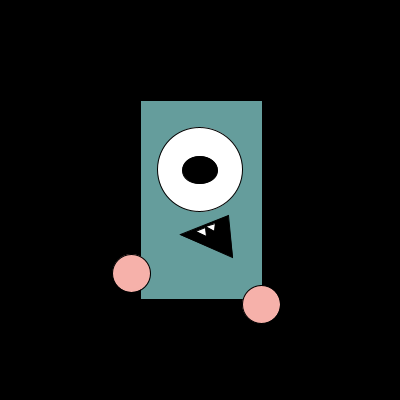
Frame 1 (no input)
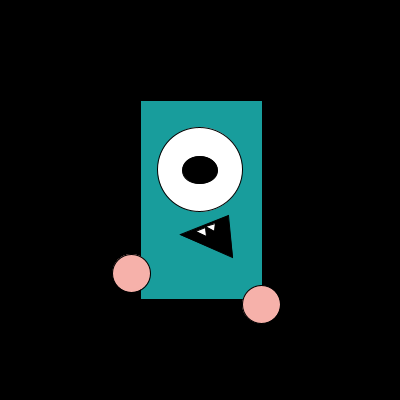
Frame 60 (the mouse pressed at the canvas centre just before this capture)
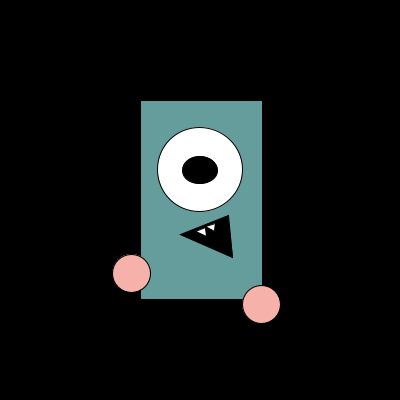
Frame 120 (the mouse held since frame 60 and released just before this capture)

The Processing sketch that drew these frames (run headless with seeded random() and noise(); from frame 60 on, the mouse is pressed at the canvas centre):

// Processing sketch: processing_95684
// ── processing_95684.pde

//Paola Barragán Acevedo
void setup() {
size(400, 400);
background(0);
frameRate(7);

}
void draw() {
stroke(0);
fill(random(157),157,156);
rect(140,100,122.7667,199.6722);
fill(0);
triangle(180.06,234.92,228.32,215.4,232.93,257.52);
fill(255);
triangle(195.98,231.08,205.32,227.46,206.5,236.46);
fill(255);
triangle(205.73,226.7,215.07,223.09,214.34,231.06);
fill(255);
ellipse(200,169.47,84.8092,84.8092);
fill(0);
ellipse(200,170,35.3286,27.8672);
fill(246,177,170);
ellipse(261.13,304.45,38,38);
ellipse(131.42,273.05,38,38);
}
